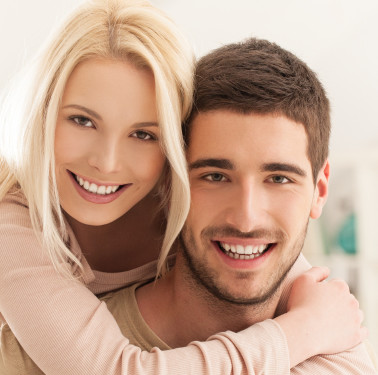
#> input picture tests/we.jpg, 378 x 375 px
$ python fl.py
#> lines starting #> are read from the running program, lines starting #| are printed output that depends on the picture; after the words box and inside, x2 and y2 are one past the last pixel; in counts of white or black regions, pixels touching at a corner belong together
# import the OpenCV package
import cv2
import numpy as np

# load the image with imread()
imageSource = 'we.jpg'
img = cv2.imread(imageSource)
#> img is the input picture: shape (375, 378, 3); mean B, G, R 144.8, 164.7, 197.8

lbp_face_cascade = cv2.CascadeClassifier('../data/lbpcascade_frontalface.xml')

def detect_faces(f_cascade, colored_img, scale_factor=1.1):
#> called with scale_factor = 1.1
    img_copy = np.copy(colored_img)
    # convert to gray
    gray = cv2.cvtColor(img_copy, cv2.COLOR_BGR2GRAY)
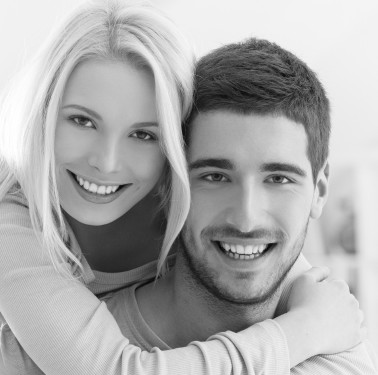
#> gray: shape (375, 378); min 1, max 255, mean 172.4

    faces = f_cascade.detectMultiScale(gray, scaleFactor=scale_factor, minNeighbors=6)
#> faces = [[159, 110, 179, 179], [32, 65, 164, 164]]

    return faces


def draw_faces(img, faces):
    # draw rectangles
    largest_face = 0
#> largest_face = 0
    length = 1
    a = b = c = d = 0
    for (x, y, w, h) in faces:
        if (w*h) >= largest_face:
            largest_face = w*h
            a = x
            b = y
            c = w
            d = h
#> this loop made 2 passes
#> (x, y, w, h, largest_face, a, b, c) on pass 1: (159, 110, 179, 179, 32041, 159, 110, 179)
#> after the loop, a = 159; b = 110; c = 179; d = 179; largest_face = 32041
    cv2.rectangle(img, (a, b), (a + c, b + d), (0, 255, 0), 2)
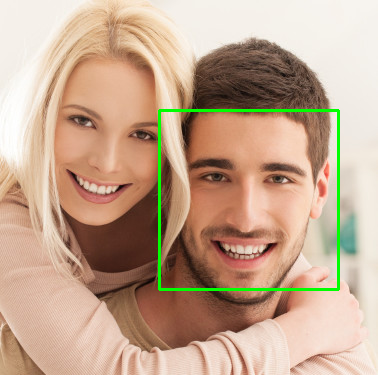
#> img: shape (375, 378, 3); 1.51% of pixels changed, all inside (x1, y1, x2, y2) = (158, 109, 340, 291)
    # cropping the image
    crop_img = img[b:b + d, a:a + c]
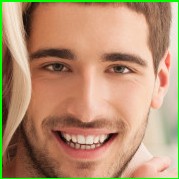
#> crop_img: shape (179, 179, 3); mean B, G, R 113.7, 145.5, 182.2
    return crop_img


f = draw_faces(img, detect_faces(lbp_face_cascade, img))
cv2.imshow("exit on ESC", cv2.flip(f, 1))
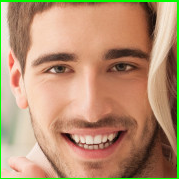
#> window 'exit on ESC': shape (179, 179, 3); mean B, G, R 113.7, 145.5, 182.2
cv2.imwrite("cropped_test_image.png", f)
cv2.waitKey(0)

# close the windows
cv2.destroyAllWindows()
